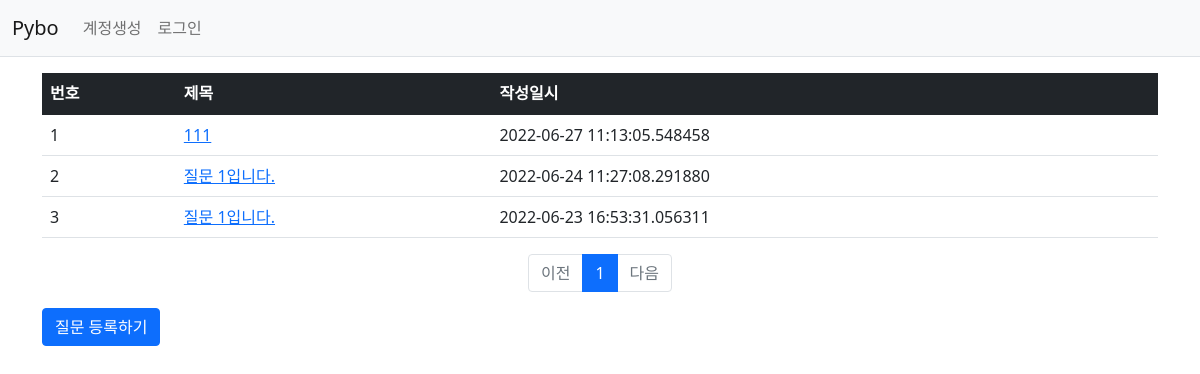
Page /question/list/ on the committed database.
### pybo/models.py (models this page shows)
class Question(db.Model):
    id = db.Column(db.Integer , primary_key=True)
    subject = db.Column(db.String(200), nullable=False)
    content = db.Column(db.Text(),nullable=False)
    create_date = db.Column(db.DateTime(),nullable=False)

### pybo/views/question_views.py (the view)
@bp.route('/list/')
def questionlist():
    page = request.args.get('page',type=int,default=1)
    question_list = Question.query.order_by(Question.create_date.desc())
    question_list = question_list.paginate(page,per_page=10)
    return render_template('question/question_list.html', question_list=question_list)

### pybo/views/auth_views.py (called while the page is built)
@bp.before_app_request
def load_logged_in_user():
    user_id = session.get('user_id')
    if user_id is None:
        g.user = None
    else:
        g.user = User.query.get(user_id)

### pybo/templates/question/question_list.html
{% extends 'base.html' %}
{% block content %}
<div class="container my-3">
    <table class="table">
        <thead>
        <tr class="table-dark">
            <th>번호</th>
            <th>제목</th>
            <th>작성일시</th>
        </tr>
        </thead>
        <tdoby>
            {% if question_list %}
                {% for question in question_list.items %}
                    <tr>
                        <td>{{ loop.index }}</td>
                        <td><a href="{{ url_for('question.detail', question_id=question.id) }}">{{ question.subject }}</a>
                        </td>
                        <td>{{ question.create_date }}</td>
                    </tr>
                {% endfor %}
            {% endif %}
        </tdoby>
    </table>
    <ul class="pagination justify-content-center">
        {% if question_list.has_prev %}
        <li class="page-item">
            <a class="page-link" href="?page={{ question_list.prev_num }}">이전</a>
        </li>
        {% else %}
        <li class="page-item disabled">
            <a class="page-link" tabindex="-1" aria-disabled="true" href="javascript:void(0)">이전</a>
        </li>
        {% endif %}
        {% for page_num in question_list.iter_pages() %}
        {% if page_num %}
        {% if page_num != question_list.page %}
        <li class="page-item">
            <a class="page-link" href="?page={{ page_num }}">{{ page_num }}</a>
        </li>
        {% else %}
        <li class="page-item active" aria-current="page">
            <a class="page-link" href="javascript:void(0)">{{ page_num }}</a>
        </li>
        {% endif %}
        {% else %}
        <li class="disabled">
            <a class="page-link" href="javascript:void(0)">...</a>
        </li>
        {% endif %}
        {% endfor %}
        {% if question_list.has_next %}
        <li class="page-item">
            <a class="page-link" href="?page={{ question_list.next_num }}">다음</a>
        </li>
        {% else %}
        <li class="page-item disabled">
            <a class="page-link" tabindex="-1" aria-disabled="true" href="javascript:void(0)">다음</a>
        </li>
        {% endif %}
    </ul>
    <a href="{{url_for('question.create')}}" class="btn btn-primary">질문 등록하기</a>
</div>
{% endblock %}

### rows in the picture
Question: subject "111", create_date "2022-06-27 11:13:05.548458"
Question: subject "질문 1입니다.", create_date "2022-06-24 11:27:08.291880"
Question: subject "질문 1입니다.", create_date "2022-06-23 16:53:31.056311"

### other values in the picture
{{ page_num }} "1"
